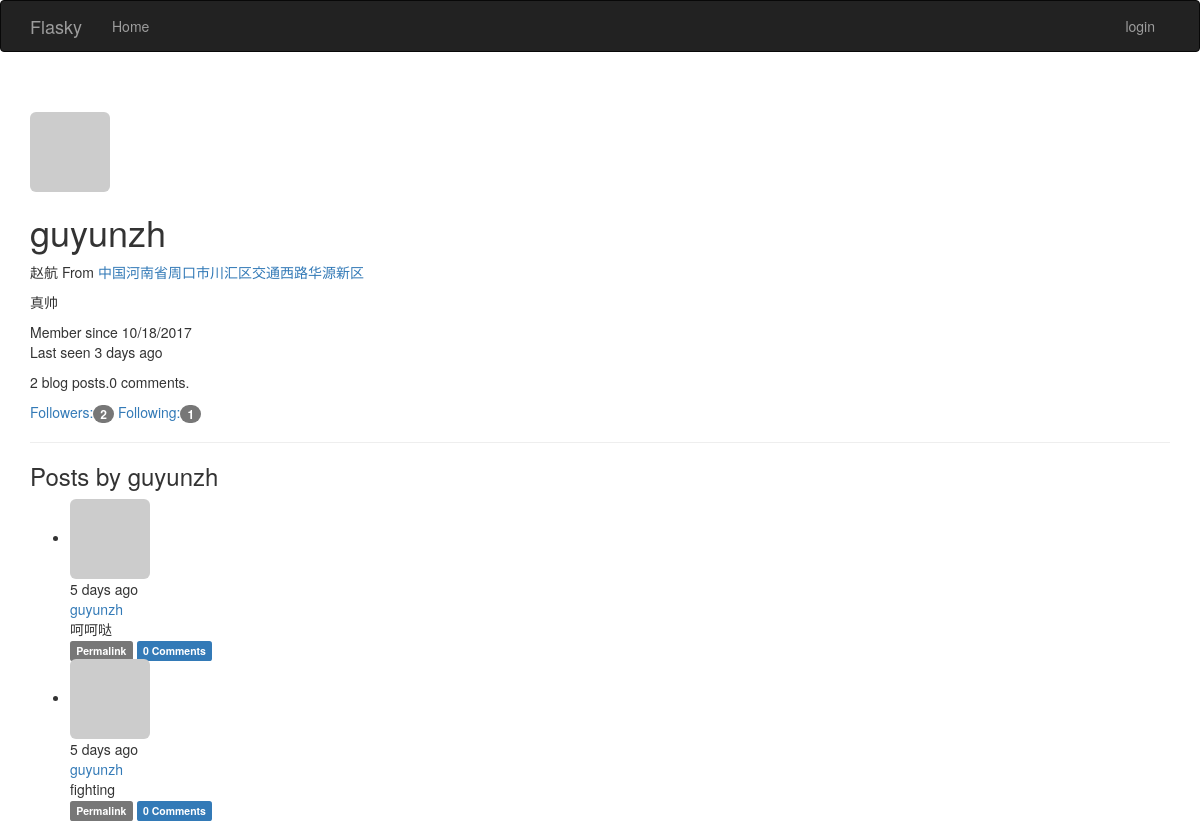
Before: /user/guyunzh with the older database file.
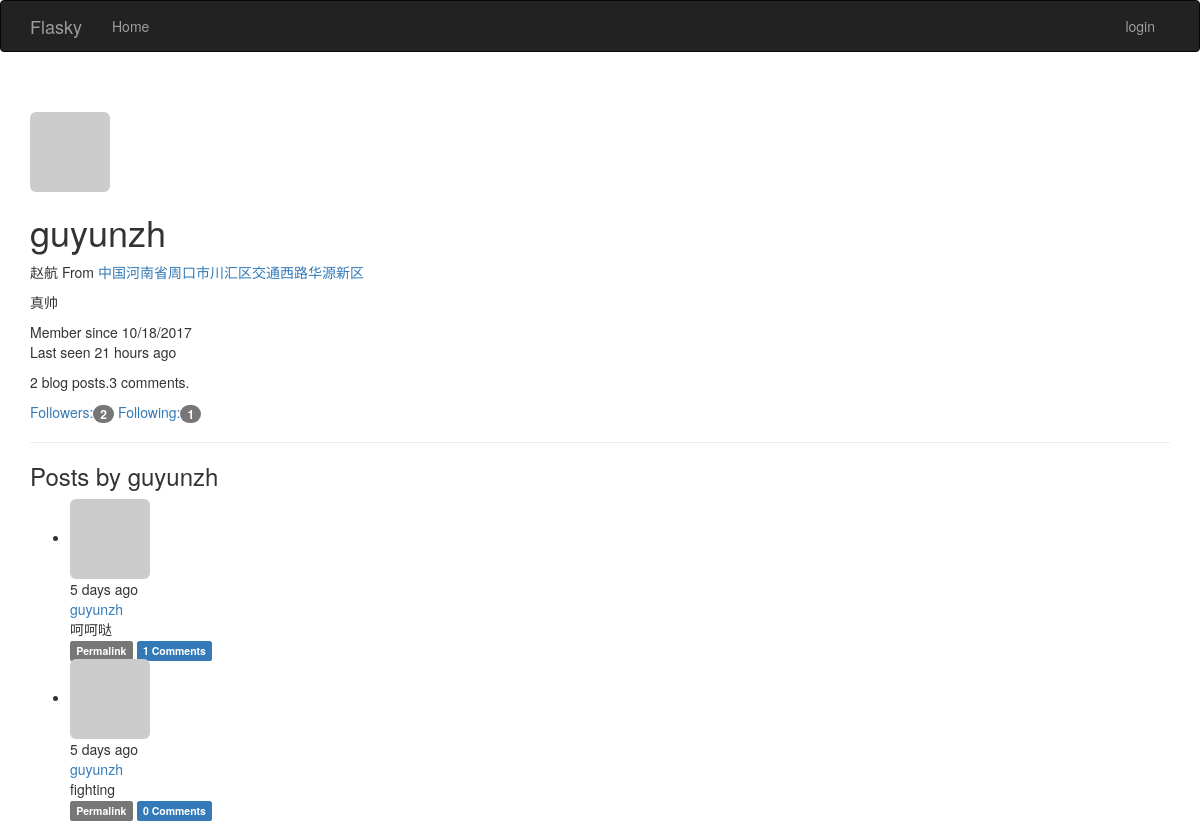
After: the same page with the newer database file.
### App/models.py (models this page shows, shortened)
class User(UserMixin,db.Model):
    __tablename__='users'
    id=db.Column(db.Integer,primary_key=True)
    username=db.Column(db.String(64),unique=True,index=True)
    role_id=db.Column(db.Integer,db.ForeignKey('roles.id'))#外键
    password_hash =db.Column(db.String(128))
    email=db.Column(db.String(64),unique=True,index=True)
    confirmed=db.Column(db.Boolean,default=False)   #判断用户是否已经确认过了
    name=db.Column(db.String(64))
    location=db.Column(db.String(64))
    about_me=db.Column(db.Text())
    member_since=db.Column(db.DateTime(),default=datetime.utcnow)
    last_seen=db.Column(db.DateTime(),default=datetime.utcnow)#default为默认值，可直接指定函数
    avatar_hash = db.Column(db.String(32))
    posts=db.relationship('Post',backref='author',lazy='dynamic')
    followed=db.relationship('Follow',foreign_keys=[Follow.follower_id],backref=db.backref('follower',lazy='joined'),
                             lazy='dynamic',cascade='all,delete-orphan')
    followers=db.relationship('Follow',foreign_keys=[Follow.followed_id],backref=db.backref('followed',lazy='joined'),
                              lazy='dynamic',cascade='all,delete-orphan')
    comments=db.relationship('Comment',backref='author',lazy='dynamic')
    @property       #规定了密码不能被读取
    def password(self):
        raise AttributeError('password is not a readable attribute')
    def gravatar(self,size=100,default='identicon',rating='g'):#构建Gravatar URL方法。
        if request.is_secure:
            url='https://secure.gravatar.com/avatar'
        else:
            url='http://www.gravatar.com/avatar'
        hash=self.avatar_hash or hashlib.md5(self.email.encode('utf-8')).hexdigest()
        return '{url}/{hash}?s={size}&d={default}&r={rating}'.format(url=url,hash=hash,size=size,default=default,rating=rating)

class Post(db.Model):
    __tablename__='posts'
    id=db.Column(db.Integer ,primary_key=True)
    body=db.Column(db.Text )
    timestamp=db.Column(db.DateTime,index=True,default=datetime.utcnow)
    author_id=db.Column(db.Integer,db.ForeignKey('users.id'))
    body_html=db.Column(db.Text)
    comments=db.relationship('Comment',backref='post',lazy='dynamic')

### App/main/views.py (the view)
@main.route('/user/<username>')  # 用户资料显示页面
def user(username):
    user = User.query.filter_by(username=username).first()
    if user is None:
        abort(404)
    posts = user.posts.order_by(Post.timestamp.desc()).all()
    return render_template('user.html', user=user, posts=posts)

### App/auth/views.py (called while the page is built)
@auth.before_app_request        #before_app_request是一个钩子，每次请求都会调用该视图函数
def before_request():           #用来处理注册但是未邮箱确认的用户所能看到的信息
    if current_user.is_authenticated :
        current_user.ping()
        if not current_user.confirmed and request.endpoint[:5] !='auth.'\
                                        and request.endpoint !='static':
            return redirect(url_for('auth.unconfirmed'))

### App/main/__init__.py (called while the page is built)
@main.app_context_processor     #上下文处理器，让定义的变量在所有模板中全局可访问
def inject_permissions():
    return dict(Permission=Permission)

### App/models.py (called while the page is built)
    def can(self,permissions):
        return False

    def is_administrator(self):
        return False

### App/templates/user.html (shortened to what this page needs)
{% extends 'base.html' %}
{% import "_macros.html" as macros %}
{% block page_content %}
    <div class="page-header">
    <img class="img-rounded profile-thumbnail" src="{{ user.gravatar(size=256) }}">
    <div class="profile-header">
        <h1>{{ user.username }}</h1>
        {% if user.name or user.location %}
        <p>
            {% if user.name %}{{ user.name }}{% endif %}
            {% if user.location %}
                From <a href="http://maps.google.com/?q={{ user.location }}">
                    {{ user.location }}
                </a>
            {% endif %}
        </p>
        {% endif %}
    {% if user.about_me %}<p>{{ user.about_me }}</p>{% endif %}
    <p>
        Member since {{ moment(user.member_since).format('L') }}
        <br>
        Last seen {{ moment(user.last_seen).fromNow() }}
    </p>
    <p>{{ user.posts.count() }} blog posts.{{ user.comments.count() }} comments.</p>
    <p>
        <a href="{{ url_for('.followers',username=user.username) }}">
            Followers:<span class="badge">{{ user.followers.count() }}</span>
        </a>
        <a href="{{ url_for('.followed_by',username=user.username) }}">
            Following:<span class="badge">{{ user.followed.count() }}</span>
        </a>
    </p>
    </div>
    </div>
<h3>Posts by {{ user.username }}</h3>
{% include '_posts.html' %}
{% endblock %}

### App/templates/_posts.html (shortened to what this page needs)
<ul class="posts">
    {% for post in posts %}
    <li class="post">
        <div class="post-thumbnail">
            <a href="{{ url_for('.user', username=post.author.username) }}">
                <img class="img-rounded profile-thumbnail" src="{{ post.author.gravatar(size=40) }}">
            </a>
        </div>
        <div class="post-content">
            <div class="post-date">{{ moment(post.timestamp).fromNow() }}</div>
            <div class="post-author"><a href="{{ url_for('.user', username=post.author.username) }}">{{ post.author.username }}</a></div>
            <div class="post-body">
                {% if post.body_html %}
                    {{ post.body_html | safe }}
                {% else %}
                    {{ post.body }}
                {% endif %}
            </div>
            <div class="post-footer">
                <a href="{{ url_for('.post', id=post.id) }}">
                    <span class="label label-default">Permalink</span>
                </a>
                <a href="{{ url_for('.post', id=post.id) }}#comments">
                    <span class="label label-primary">{{ post.comments.count() }} Comments</span>
                </a>
            </div>
        </div>
    </li>
    {% endfor %}
</ul>

Changed rows visible on the page:
changed User "guyunzh": last_seen "3 days ago" → "21 hours ago"
computed for Post "呵呵哒": comments.count "0" → "1"
Other visible differences:
{{ user.comments.count() }}: "0" → "3"
